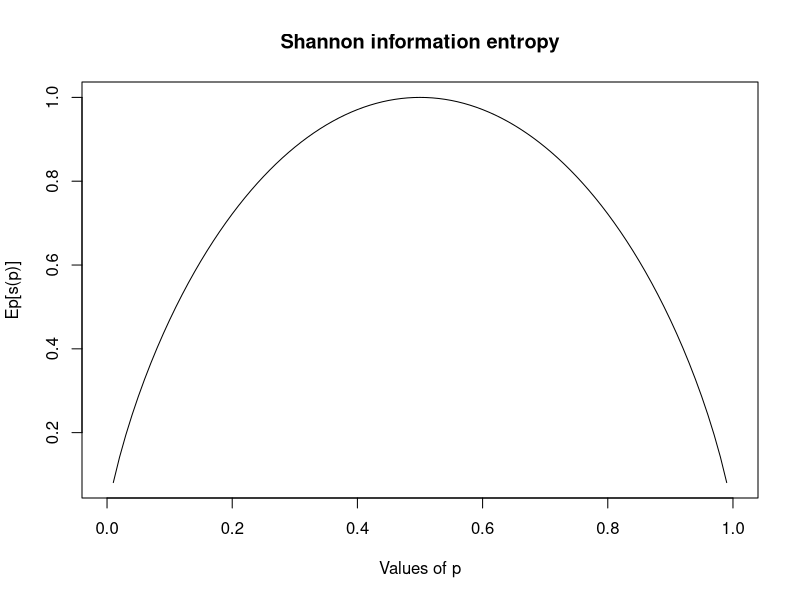
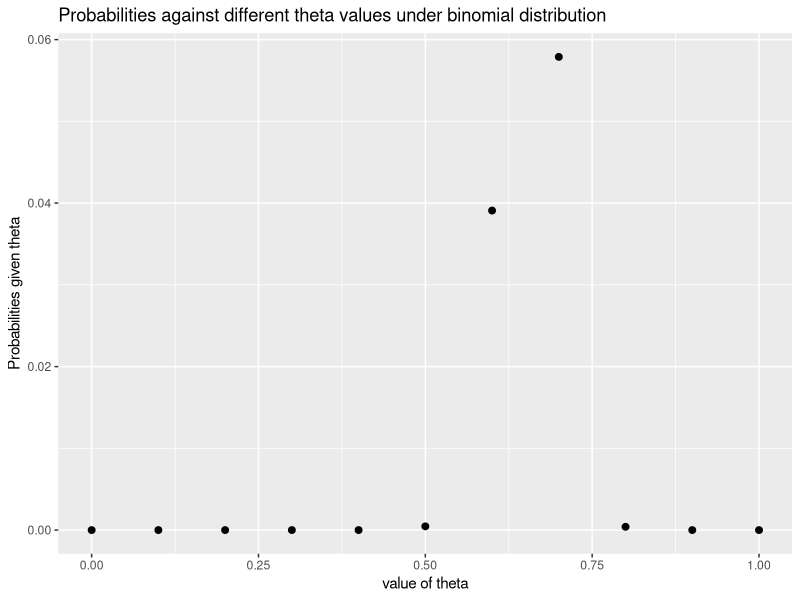
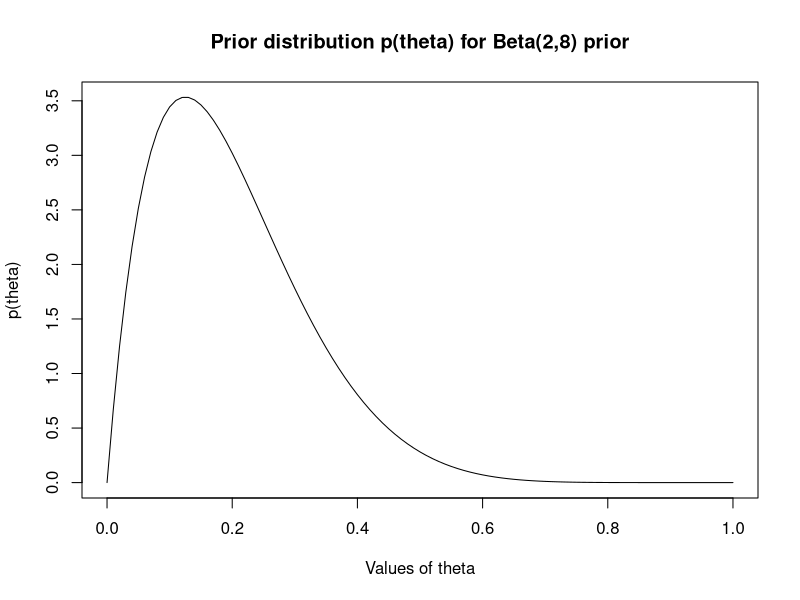
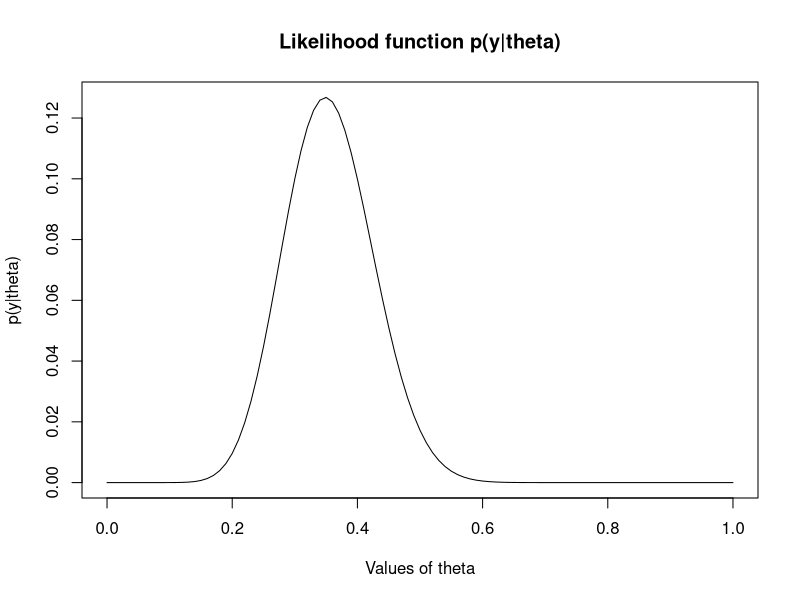
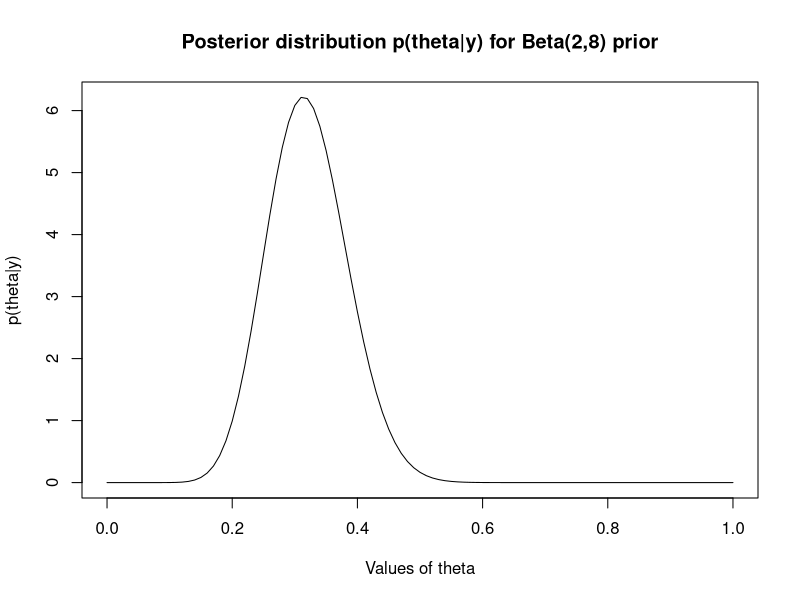
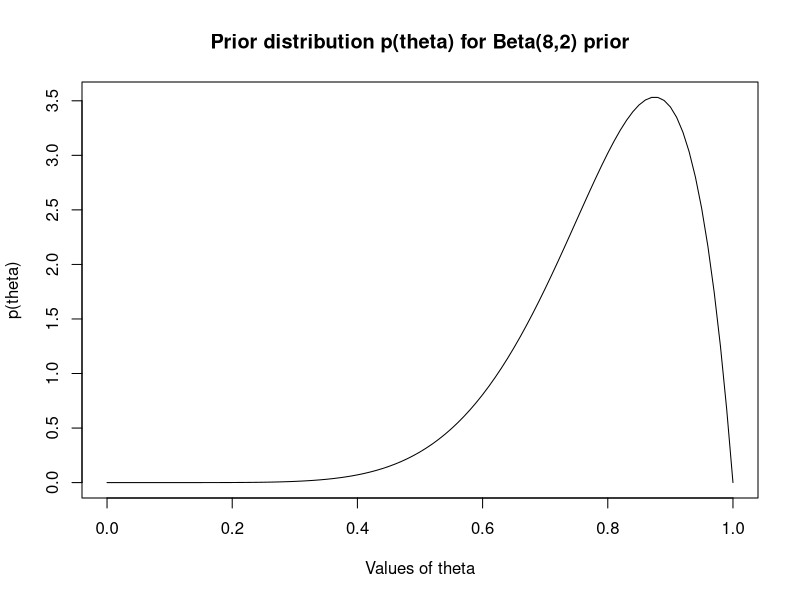
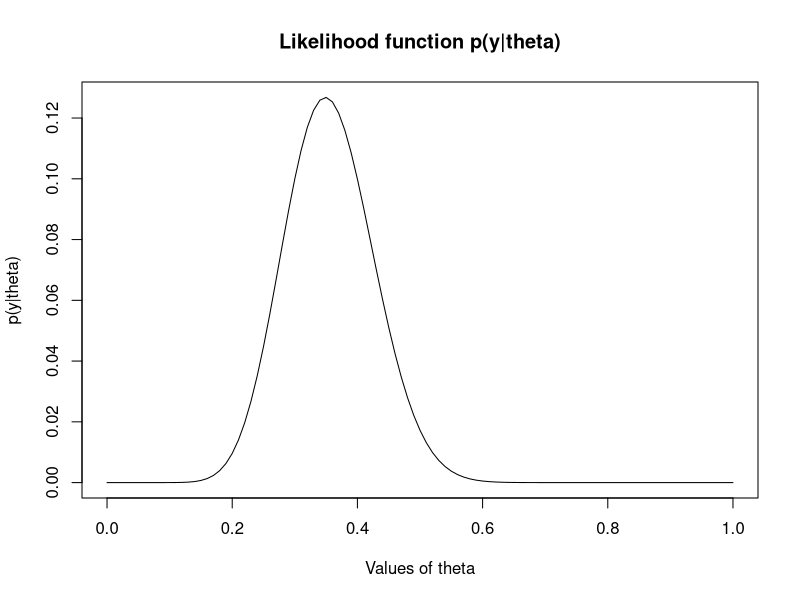
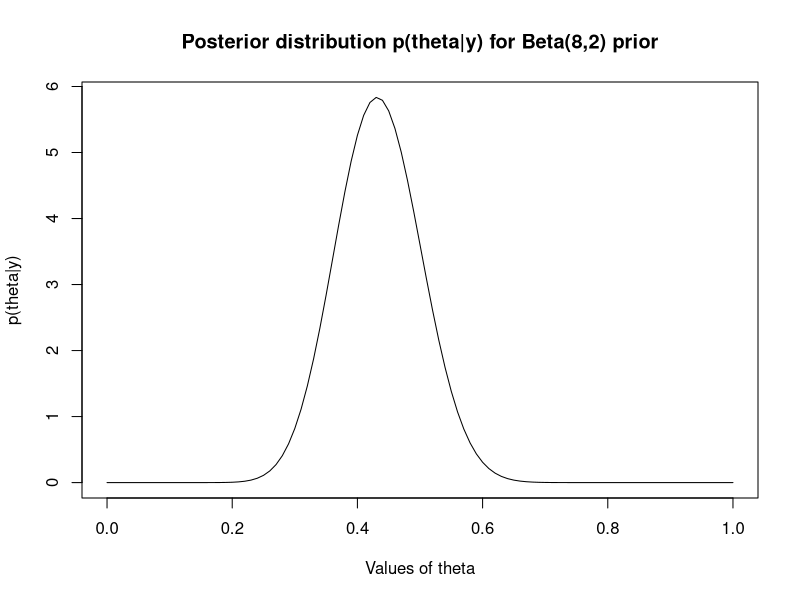

The R script that drew these images, in order:
## ---- chunk 1
knitr::opts_chunk$set(echo = TRUE)
library(ggplot2)
library(tidyverse)
## ---- chunk 2
# Assume that r = p
p <- seq(0, 1, by=0.01)
Ep_Sp <- -log2(p)*p - (1-p)*log2(1-p)
plot(p, Ep_Sp,type="l", xlab="Values of p", ylab="Ep[s(p)]", main ="Shannon information entropy")
## ---- chunk 3
theta <- seq(0, 1, by=0.1)
prob_X <- dbinom(66, size = 100, prob = theta)
prob_likelihood <- tibble(theta, prob_X)
ggplot(prob_likelihood, aes(x=theta, y=prob_X)) + 
  geom_point(size = 2) + labs(x="value of theta", 
  y="Probabilities given theta", 
  title="Probabilities against different theta values under binomial distribution")
## ---- chunk 4
# 95% Credible interval for prior Beta(2,8)
qbeta(c(0.025, 0.975), 17, 36)

## ---- chunk 5
# Plot prior, likelihood, and posterior functions for Beta(2,8) prior
y = 15
n = 43
a_1 = 2
b_1 = 8
a_p1 = 17
b_p1 = 36
theta_1 <- seq(0, 1, 0.01)

# Prior distribution p(theta)
plot(theta_1, dbeta(theta_1, shape1 = a_1, shape2 = b_1), type = 'l', 
     xlab="Values of theta", ylab="p(theta)", 
     main ="Prior distribution p(theta) for Beta(2,8) prior")

# Likelihood function P(y|theta)
plot(theta_1, dbinom(15, size = 43, prob = theta_1), type = 'l', 
     xlab="Values of theta", ylab="p(y|theta)", 
     main ="Likelihood function p(y|theta)")

# Posterior distribution p(theta|y)
plot(theta_1, dbeta(theta_1, shape1 = a_p1, shape2 = b_p1), type = 'l', 
     xlab="Values of theta", ylab="p(theta|y)", 
     main ="Posterior distribution p(theta|y) for Beta(2,8) prior")
## ---- chunk 6
# 95% Credible interval for prior Beta(8,2)
qbeta(c(0.025, 0.975), 23, 30)
## ---- chunk 7
# Plot prior, likelihood, and posterior functions for Beta(8,2) prior
y = 15
n = 43
a_2 = 8
b_2 = 2
a_p2 = 23
b_p2 = 30
theta_1 <- seq(0, 1, 0.01)

# Prior distribution p(theta)
plot(theta_1, dbeta(theta_1, shape1 = a_2, shape2 = b_2), type = 'l', 
     xlab="Values of theta", ylab="p(theta)", 
     main ="Prior distribution p(theta) for Beta(8,2) prior")

# Likelihood function P(y|theta)
plot(theta_1, dbinom(15, size = 43, prob = theta_1), type = 'l', 
     xlab="Values of theta", ylab="p(y|theta)", 
     main ="Likelihood function p(y|theta)")

# Posterior distribution p(theta|y)
plot(theta_1, dbeta(theta_1, shape1 = a_p2, shape2 = b_p2), type = 'l', 
     xlab="Values of theta", ylab="p(theta|y)", 
     main ="Posterior distribution p(theta|y) for Beta(8,2) prior")
